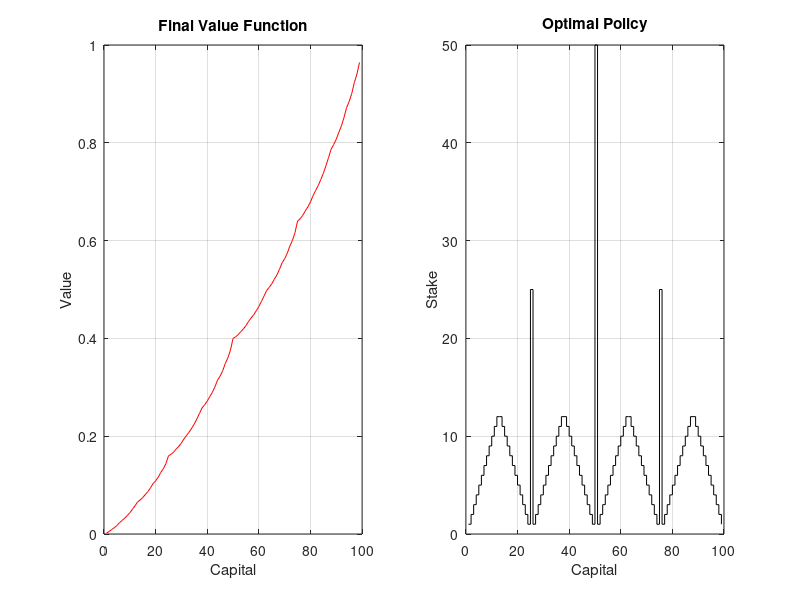

MATLAB code to generate this figure:
clear;
clc;
close all force;

state_set = 1:99;
Vstates = zeros(1,99);
best_action = ones(1,99);

gamma = 1;
p = 0.4;
pss1 = p;
pss2 = 1-p;

espislon = 1e-9;

for s = min(state_set):max(state_set)
   action_set_for_state{s} = 1:min(s, 100-s);
end

for iteration = 1:100
    Vstates_save = Vstates;
%     for s = 48
    for s = min(state_set):max(state_set)
       V_current_best_action = 0;
       for action = 1:length(action_set_for_state{s})
           s_next_1 = s + action_set_for_state{s}(action);
           s_next_2 = s - action_set_for_state{s}(action);
           if s_next_1 == 100 && s_next_2 > 0
               V_current_action = gamma*(pss1*1 + pss2*Vstates(s_next_2));
           elseif s_next_1 == 100 && s_next_2 == 0
               V_current_action = pss1*gamma*1;
           elseif s_next_2 == 0
               V_current_action = gamma*pss1*Vstates(s_next_1);
           else
               V_current_action = gamma*(pss1*Vstates(s_next_1) + pss2*Vstates(s_next_2));
           end

           if V_current_action > V_current_best_action + espislon
               V_current_best_action = V_current_action;
               best_action(s) = action;
           end
       end
       Vstates(s) = V_current_best_action;
    end
    
    disp(max(abs(Vstates - Vstates_save)))
    if max(abs(Vstates - Vstates_save)) < espislon
        break;
    end
    
end

figure
subplot(1,2,1)
plot(Vstates, 'r')
grid on
title('Final Value Function')
xlabel('Capital')
ylabel('Value')
subplot(1,2,2)
stairs(best_action,'k')
grid on
title('Optimal Policy')
xlabel('Capital')
ylabel('Stake')

